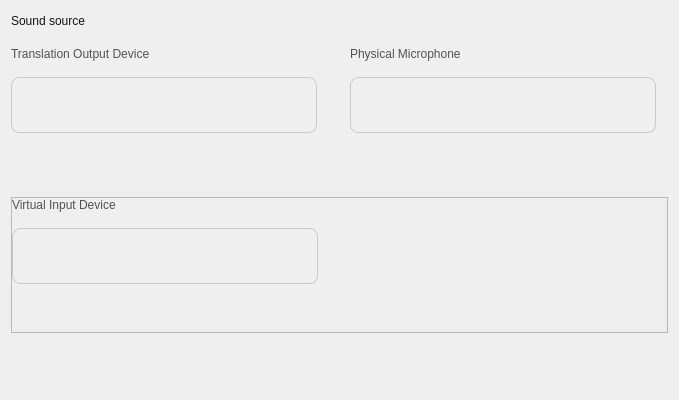
<?xml version="1.0" encoding="UTF-8"?>
<ui version="4.0">
 <class>WSoundSourcePageClass</class>
 <widget class="QWidget" name="WSoundSourcePageClass">
  <property name="geometry">
   <rect>
    <x>0</x>
    <y>0</y>
    <width>679</width>
    <height>400</height>
   </rect>
  </property>
  <property name="windowTitle">
   <string>WSoundSourcePage</string>
  </property>
  <property name="styleSheet">
   <string notr="true">QWidget{
	font: 12px &quot;微软雅黑&quot;;
}

QLabel#label{
	font: 18px &quot;微软雅黑&quot;;
	color:#131313;
}

QFrame#frame1,#frame2,#frame3{
	border-radius:8px;
	border:1px solid #c9c9c9;
}

QPushButton{
	border:none;
	background-position: center;
    background-repeat: no-repeat;
}

QPushButton#pb_1,#pb_3{
	background-image: url(:/QtTest/icon/Setting/soundbot/speak.png);
}

QPushButton#pb_2{
	background-image: url(:/QtTest/icon/Setting/soundbot/mic.png);
}

QComboBox{
	border:none;
	background-color: rgba(255, 255, 255,0);
}

QComboBox::drop-down {
    subcontrol-origin: padding;
    subcontrol-position: top right;
    width: 20px;
    border-top-right-radius: 3px; /* same radius as the QComboBox */
    border-bottom-right-radius: 3px;
}

QComboBox::down-arrow {
	image: url(:/QtTest/icon/Speech/down.png);
}

QComboBox QAbstractItemView::item { 
	min-height: 40px;
}</string>
  </property>
  <layout class="QVBoxLayout" name="verticalLayout_4">
   <property name="spacing">
    <number>16</number>
   </property>
   <item>
    <widget class="QLabel" name="label">
     <property name="minimumSize">
      <size>
       <width>0</width>
       <height>20</height>
      </size>
     </property>
     <property name="maximumSize">
      <size>
       <width>16777215</width>
       <height>20</height>
      </size>
     </property>
     <property name="styleSheet">
      <string notr="true">font: 18px &quot;微软雅黑&quot;;
color:#131313;</string>
     </property>
     <property name="text">
      <string>Sound source</string>
     </property>
    </widget>
   </item>
   <item>
    <layout class="QHBoxLayout" name="horizontalLayout_5" stretch="1,1">
     <property name="spacing">
      <number>20</number>
     </property>
     <item>
      <layout class="QVBoxLayout" name="verticalLayout">
       <property name="spacing">
        <number>16</number>
       </property>
       <item>
        <widget class="QLabel" name="label_2">
         <property name="styleSheet">
          <string notr="true">font: 16px &quot;微软雅黑&quot;;
color:#525252;</string>
         </property>
         <property name="text">
          <string>Translation Output Device</string>
         </property>
        </widget>
       </item>
       <item>
        <widget class="QFrame" name="frame1">
         <property name="minimumSize">
          <size>
           <width>306</width>
           <height>56</height>
          </size>
         </property>
         <property name="maximumSize">
          <size>
           <width>306</width>
           <height>56</height>
          </size>
         </property>
         <property name="frameShape">
          <enum>QFrame::StyledPanel</enum>
         </property>
         <property name="frameShadow">
          <enum>QFrame::Raised</enum>
         </property>
         <layout class="QHBoxLayout" name="horizontalLayout">
          <property name="topMargin">
           <number>0</number>
          </property>
          <property name="bottomMargin">
           <number>0</number>
          </property>
          <item>
           <widget class="QPushButton" name="pb_1">
            <property name="minimumSize">
             <size>
              <width>16</width>
              <height>16</height>
             </size>
            </property>
            <property name="maximumSize">
             <size>
              <width>16</width>
              <height>16</height>
             </size>
            </property>
            <property name="text">
             <string/>
            </property>
           </widget>
          </item>
          <item>
           <widget class="QComboBox" name="cbSpeaker">
            <property name="minimumSize">
             <size>
              <width>0</width>
              <height>40</height>
             </size>
            </property>
           </widget>
          </item>
         </layout>
        </widget>
       </item>
       <item>
        <layout class="QHBoxLayout" name="horizontalLayout_3">
         <item>
          <widget class="QPushButton" name="pb_output">
           <property name="minimumSize">
            <size>
             <width>32</width>
             <height>32</height>
            </size>
           </property>
           <property name="maximumSize">
            <size>
             <width>32</width>
             <height>32</height>
            </size>
           </property>
           <property name="cursor">
            <cursorShape>PointingHandCursor</cursorShape>
           </property>
           <property name="styleSheet">
            <string notr="true">QPushButton[open=true]
{
border:1px solid;
border-radius:8px;
border-color:qlineargradient(spread:pad, x1:0, y1:0, x2:1, y2:1, stop:0 #0066FF, stop:1 #BD00FF);

background-origin: content;
background-position:center;
background-repeat: no-repeat;
background-image: url(:/QtTest/icon/Setting/soundbot/speaker.png);
}

QPushButton[open=false]
{
border:1px solid;
border-radius:8px;
border-color:qlineargradient(spread:pad, x1:0, y1:0, x2:1, y2:1, stop:0 #0066FF, stop:1 #BD00FF);

background-origin: content;
background-position:center;
background-repeat: no-repeat;
background-image: url(:/QtTest/icon/Setting/soundbot/mute_speaker.png);
}
</string>
           </property>
           <property name="text">
            <string/>
           </property>
          </widget>
         </item>
         <item>
          <widget class="WSoundLine" name="slSpeaker" native="true">
           <property name="minimumSize">
            <size>
             <width>0</width>
             <height>32</height>
            </size>
           </property>
           <property name="maximumSize">
            <size>
             <width>16777215</width>
             <height>32</height>
            </size>
           </property>
          </widget>
         </item>
        </layout>
       </item>
      </layout>
     </item>
     <item>
      <layout class="QVBoxLayout" name="verticalLayout_2">
       <property name="spacing">
        <number>16</number>
       </property>
       <item>
        <widget class="QLabel" name="label_3">
         <property name="styleSheet">
          <string notr="true">font: 16px &quot;微软雅黑&quot;;
color:#525252;</string>
         </property>
         <property name="text">
          <string>Physical Microphone </string>
         </property>
        </widget>
       </item>
       <item>
        <widget class="QFrame" name="frame2">
         <property name="minimumSize">
          <size>
           <width>306</width>
           <height>56</height>
          </size>
         </property>
         <property name="maximumSize">
          <size>
           <width>306</width>
           <height>56</height>
          </size>
         </property>
         <property name="frameShape">
          <enum>QFrame::StyledPanel</enum>
         </property>
         <property name="frameShadow">
          <enum>QFrame::Raised</enum>
         </property>
         <layout class="QHBoxLayout" name="horizontalLayout_2">
          <property name="topMargin">
           <number>0</number>
          </property>
          <property name="bottomMargin">
           <number>0</number>
          </property>
          <item>
           <widget class="QPushButton" name="pb_2">
            <property name="minimumSize">
             <size>
              <width>16</width>
              <height>16</height>
             </size>
            </property>
            <property name="maximumSize">
             <size>
              <width>16</width>
              <height>16</height>
             </size>
            </property>
            <property name="text">
             <string/>
            </property>
           </widget>
          </item>
          <item>
           <widget class="QComboBox" name="cbMic">
            <property name="minimumSize">
             <size>
              <width>0</width>
              <height>40</height>
             </size>
            </property>
           </widget>
          </item>
         </layout>
        </widget>
       </item>
       <item>
        <layout class="QHBoxLayout" name="horizontalLayout_4">
         <item>
          <widget class="QPushButton" name="pb_phyMic">
           <property name="minimumSize">
            <size>
             <width>32</width>
             <height>32</height>
            </size>
           </property>
           <property name="maximumSize">
            <size>
             <width>32</width>
             <height>32</height>
            </size>
           </property>
           <property name="cursor">
            <cursorShape>PointingHandCursor</cursorShape>
           </property>
           <property name="styleSheet">
            <string notr="true">QPushButton[open=true]
{
border:1px solid;
border-radius:8px;
border-color:qlineargradient(spread:pad, x1:0, y1:0, x2:1, y2:1, stop:0 #0066FF, stop:1 #BD00FF);

background-origin: content;
background-position:center;
background-repeat: no-repeat;
background-image: url(:/QtTest/icon/Setting/soundbot/mic_color.png);
}

QPushButton[open=false]
{
border:1px solid;
border-radius:8px;
border-color:qlineargradient(spread:pad, x1:0, y1:0, x2:1, y2:1, stop:0 #0066FF, stop:1 #BD00FF);

background-origin: content;
background-position:center;
background-repeat: no-repeat;
background-image: url(:/QtTest/icon/Setting/soundbot/mute_mic.png);
}


</string>
           </property>
           <property name="text">
            <string/>
           </property>
          </widget>
         </item>
         <item>
          <widget class="WSoundLine" name="slMic" native="true">
           <property name="minimumSize">
            <size>
             <width>0</width>
             <height>32</height>
            </size>
           </property>
           <property name="maximumSize">
            <size>
             <width>16777215</width>
             <height>32</height>
            </size>
           </property>
          </widget>
         </item>
        </layout>
       </item>
      </layout>
     </item>
    </layout>
   </item>
   <item>
    <widget class="QFrame" name="frame">
     <property name="frameShape">
      <enum>QFrame::StyledPanel</enum>
     </property>
     <property name="frameShadow">
      <enum>QFrame::Raised</enum>
     </property>
     <layout class="QHBoxLayout" name="horizontalLayout_8">
      <property name="spacing">
       <number>0</number>
      </property>
      <property name="leftMargin">
       <number>0</number>
      </property>
      <property name="topMargin">
       <number>0</number>
      </property>
      <property name="rightMargin">
       <number>0</number>
      </property>
      <property name="bottomMargin">
       <number>0</number>
      </property>
      <item>
       <layout class="QVBoxLayout" name="verticalLayout_3">
        <property name="spacing">
         <number>16</number>
        </property>
        <item>
         <widget class="QLabel" name="label_4">
          <property name="styleSheet">
           <string notr="true">font: 16px &quot;微软雅黑&quot;;
color:#525252;</string>
          </property>
          <property name="text">
           <string>Virtual Input Device</string>
          </property>
         </widget>
        </item>
        <item>
         <widget class="QFrame" name="frame3">
          <property name="minimumSize">
           <size>
            <width>306</width>
            <height>56</height>
           </size>
          </property>
          <property name="maximumSize">
           <size>
            <width>306</width>
            <height>56</height>
           </size>
          </property>
          <property name="frameShape">
           <enum>QFrame::StyledPanel</enum>
          </property>
          <property name="frameShadow">
           <enum>QFrame::Raised</enum>
          </property>
          <layout class="QHBoxLayout" name="horizontalLayout_6">
           <property name="topMargin">
            <number>0</number>
           </property>
           <property name="bottomMargin">
            <number>0</number>
           </property>
           <item>
            <widget class="QPushButton" name="pb_3">
             <property name="minimumSize">
              <size>
               <width>16</width>
               <height>16</height>
              </size>
             </property>
             <property name="maximumSize">
              <size>
               <width>16</width>
               <height>16</height>
              </size>
             </property>
             <property name="text">
              <string/>
             </property>
            </widget>
           </item>
           <item>
            <widget class="QComboBox" name="cbMonitor">
             <property name="minimumSize">
              <size>
               <width>0</width>
               <height>40</height>
              </size>
             </property>
             <property name="styleSheet">
              <string notr="true"/>
             </property>
            </widget>
           </item>
          </layout>
         </widget>
        </item>
        <item>
         <layout class="QHBoxLayout" name="horizontalLayout_7">
          <item>
           <widget class="QPushButton" name="pb_virInput">
            <property name="minimumSize">
             <size>
              <width>32</width>
              <height>32</height>
             </size>
            </property>
            <property name="maximumSize">
             <size>
              <width>32</width>
              <height>32</height>
             </size>
            </property>
            <property name="cursor">
             <cursorShape>PointingHandCursor</cursorShape>
            </property>
            <property name="styleSheet">
             <string notr="true">QPushButton[open=true]
{
border:1px solid;
border-radius:8px;
border-color:qlineargradient(spread:pad, x1:0, y1:0, x2:1, y2:1, stop:0 #0066FF, stop:1 #BD00FF);

background-origin: content;
background-position:center;
background-repeat: no-repeat;

background-image: url(:/QtTest/icon/Setting/soundbot/mic_color.png);
}

QPushButton[open=false]
{
border:1px solid;
border-radius:8px;
border-color:qlineargradient(spread:pad, x1:0, y1:0, x2:1, y2:1, stop:0 #0066FF, stop:1 #BD00FF);

background-origin: content;
background-position:center;
background-repeat: no-repeat;
background-image: url(:/QtTest/icon/Setting/soundbot/mute_mic.png);
}
</string>
            </property>
            <property name="text">
             <string/>
            </property>
           </widget>
          </item>
          <item>
           <widget class="WSoundLine" name="slMonitor" native="true">
            <property name="minimumSize">
             <size>
              <width>0</width>
              <height>32</height>
             </size>
            </property>
            <property name="maximumSize">
             <size>
              <width>16777215</width>
              <height>32</height>
             </size>
            </property>
           </widget>
          </item>
         </layout>
        </item>
       </layout>
      </item>
      <item>
       <spacer name="horizontalSpacer">
        <property name="orientation">
         <enum>Qt::Horizontal</enum>
        </property>
        <property name="sizeHint" stdset="0">
         <size>
          <width>40</width>
          <height>20</height>
         </size>
        </property>
       </spacer>
      </item>
     </layout>
    </widget>
   </item>
   <item>
    <spacer name="verticalSpacer">
     <property name="orientation">
      <enum>Qt::Vertical</enum>
     </property>
     <property name="sizeHint" stdset="0">
      <size>
       <width>20</width>
       <height>206</height>
      </size>
     </property>
    </spacer>
   </item>
  </layout>
 </widget>
 <layoutdefault spacing="6" margin="11"/>
 <customwidgets>
  <customwidget>
   <class>WSoundLine</class>
   <extends>QWidget</extends>
   <header>WSoundLine.h</header>
   <container>1</container>
  </customwidget>
 </customwidgets>
 <resources>
  <include location="../../../AiSound.qrc"/>
 </resources>
 <connections/>
</ui>
